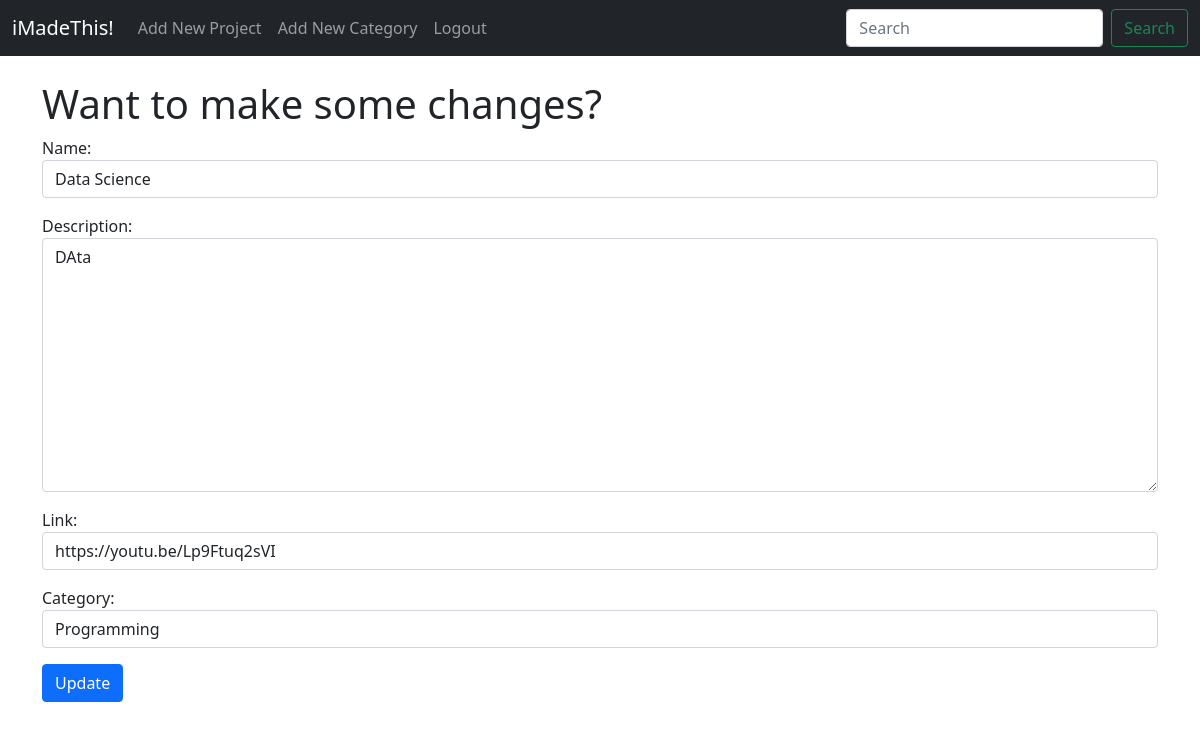
The app's page /project/edit/8 (signed in) with its own data.
### website/models.py (models this page shows, shortened)
class Project(models.Model):
    name = models.CharField(max_length=256)
    made_by = models.ForeignKey(
        User, on_delete=models.CASCADE, related_name="project_owner"
    )
    description = models.TextField()
    link = models.URLField(max_length=256)
    published_at = models.DateField(auto_now_add=True)
    category = models.CharField(max_length=255, default="Other")
    created_why = models.TextField(default="", blank=True)
    for_whom = models.CharField(max_length=255, default="", blank=True)
    start_date = models.DateField(default=date.today)
    end_date = models.DateField(blank=True)

### website/views.py (the view)
class EditProjectDetailsPage(UpdateView):
    model = Project
    template_name = "website/edit_project_details.html"
    form_class = EditProjectForm

### website/forms.py
class EditProjectForm(forms.ModelForm):
    class Meta:
        model = Project
        fields = ["name", "description", "link", "category"]
        widgets = {
            "name": forms.TextInput(
                attrs={"class": "form-control", "placeholder": "Project Name"}
            ),
            "category": forms.Select(
                choices=categories,
                attrs={"class": "form-control", "placeholder": "Category of Project"},
            ),
            "link": forms.TextInput(
                attrs={"class": "form-control", "placeholder": "URL to the Project"}
            ),
            "description": forms.Textarea(
                attrs={"class": "form-control", "placeholder": "Project Description"}
            ),
        }

### website/templates/website/edit_project_details.html (shortened to what this page needs)
{% extends "website/layout.html" %}
{% block body %}
{% if user.is_authenticated %}
<h1> Want to make some changes? </h1>
<div class="form-group">
    <form method="POST" action="">
        {{ form.as_p }}
        <button class="btn btn-primary">Update</button>
    </form>
</div>
{% endif %}
{% endblock %}

### records on screen
Project: name "Data Science", description "DAta", link "https://youtu.be/Lp9Ftuq2sVI", category "Programming"
